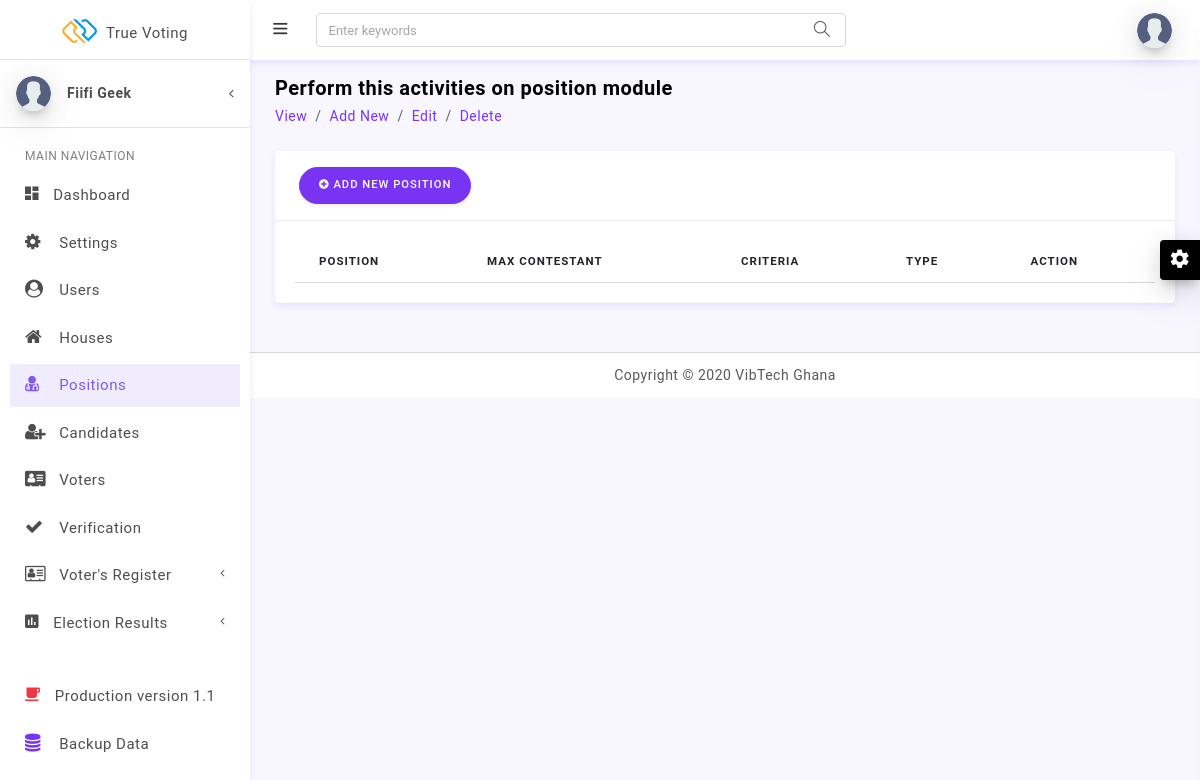
/admin/positions.php (signed in), run on an earlier commit of the app's database.
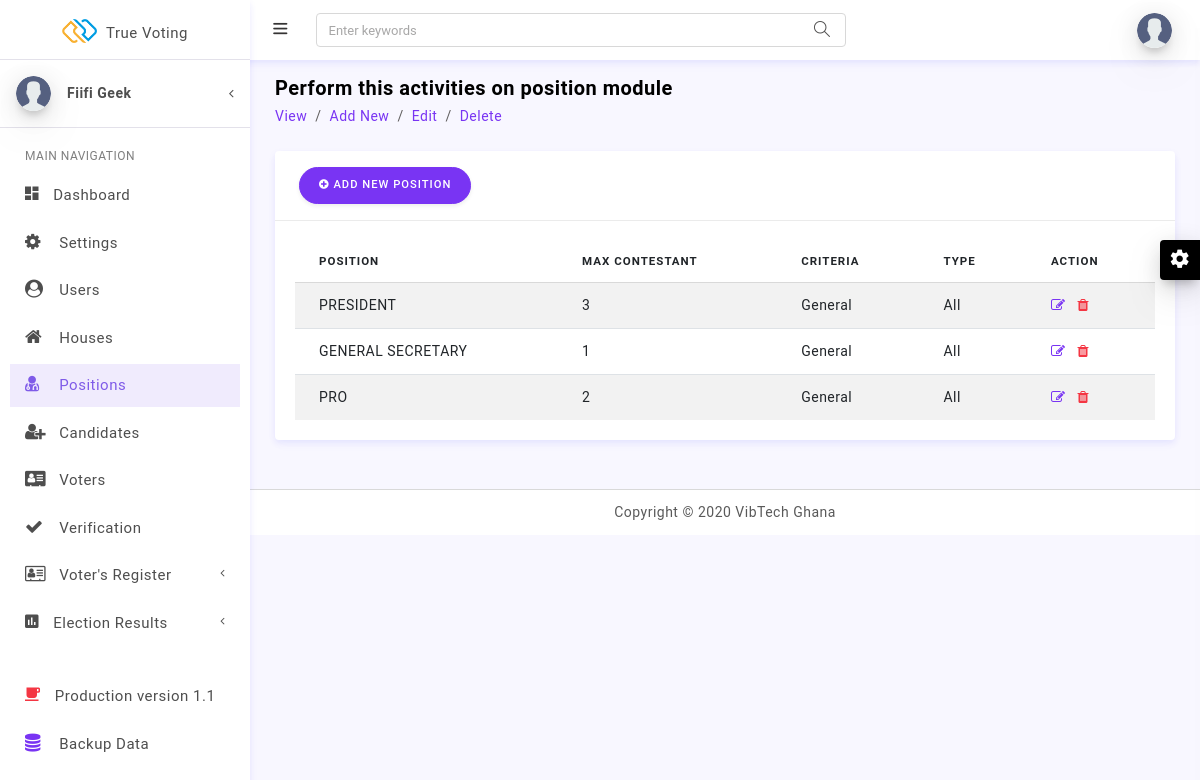
And on a later commit of the database.
### tables this page shows
CREATE TABLE `positions` (
  `id` int(11) NOT NULL,
  `name` varchar(191) NOT NULL,
  `criteria` varchar(191) NOT NULL,
  `type` varchar(191) NOT NULL,
  `maxcon` int(11) NOT NULL,
  `created_at` timestamp NULL DEFAULT NULL
);

### models/DBLayer.php (called while the page is built, shortened)
<?php
    class DB {
        public static function connection()
        {
            try{
                $con=new PDO('mysql:host=localhost;dbname=truevoting;charset=utf8mb4', 'root', '');
                $con->setAttribute(PDO::ATTR_ERRMODE, PDO::ERRMODE_EXCEPTION);
                $con->setAttribute(PDO::ATTR_EMULATE_PREPARES, false);
                return $con;
            }catch(PDOException $ex){
                return "Connection Error ";
            }
        }
    }
    class Model {
        public static function all(string $tableName)
        {
            $con = DB::connection();
            try{
                $query = "SELECT * FROM ".$tableName." ORDER BY id";
                $stmt=$con->prepare($query);
                $stmt->execute();
                $rows=$stmt->fetchAll();
                return $rows;
            }catch(PDOException $ex){
                return 'Something went wrong';
            }
        }
    }

### admin/positions.php (the view, shortened to what this page needs)
<!DOCTYPE html>
<html lang="en">
<head>
<?php $title = 'Positions'; include('../layouts/admin-head.php'); ?>
<link href="../assets/plugins/bootstrap-datatable/css/dataTables.bootstrap4.min.css" rel="stylesheet" type="text/css">
<link href="../assets/plugins/bootstrap-datatable/css/buttons.bootstrap4.min.css" rel="stylesheet" type="text/css">
</head>
<body>
<?php include('../layouts/admin-menus.php'); ?>
<div class="row pt-2 pb-2">
    <div class="col-sm-9">
        <h4 class="page-title">Perform this activities on position module</h4>
        <ol class="breadcrumb">
            <li class="breadcrumb-item"><a href="javaScript:void();">View</a></li>
            <li class="breadcrumb-item"><a href="javaScript:void();">Add New</a></li>
            <li class="breadcrumb-item"><a href="javaScript:void();">Edit</a></li>
            <li class="breadcrumb-item"><a href="javaScript:void();">Delete</a></li>
        </ol>
    </div>
</div>
<div class="row">
    <div class="col-lg-12">
      <div class="card">
        <div class="card-header">
            <button type="button" data-toggle="modal" data-target="#AddPositionModal" data-backdrop="static" class="btn btn-primary btn-round waves-effect waves-light m-1"><i class="fa fa-plus-circle"></i> ADD NEW POSITION</button>
       </div>
        <div class="card-body">
          <div class="table-responsive">
          <table id="example" class="table table-striped table-borderless">
            <thead>
                <tr>
                    <th>Position</th>
                    <th>Max Contestant</th>
                    <th>Criteria</th>
                    <th>Type</th>
                    <th>Action</th>
                </tr>
            </thead>
            <tbody>
            <?php
                require_once("../models/DBLayer.php");
                $positions = Model::all('positions');
                foreach($positions as $pos){ ?>
                    <tr class="records">
                        <td><?php echo ucwords($pos['name']); ?></td>
                        <td><?php echo $pos['maxcon']; ?></td>
                        <td><?php echo ucwords($pos['criteria']); ?></td>
                        <td><?php echo ucwords($pos['type']); ?></td>
                        <td>
                            <a href="javascript:void(0);" title="Edit" data-toggle="tooltip" class="text-primary btn_edit" data-id="<?php echo $pos['id']; ?>"><i class="fa fa-edit"></i></a>&nbsp;&nbsp;
                            <a href="javascript:void(0);" title="Delete" data-toggle="tooltip" data-id="<?php echo $pos['id']; ?>" class="text-danger btn_delete"><i class="fa fa-trash"></i></a>
                        </td>
                    </tr>
                <?php
                    }
            ?>
            </tbody>
        </table>
        </div>
        </div>
      </div>
    </div>
</div>
<?php include('../layouts/admin-footer.php'); ?>
</body>
</html>

What changed in the data, as far as the page shows it:
added positions: name "PRESIDENT", maxcon "3", criteria "General", type "All"
added positions: name "GENERAL SECRETARY", maxcon "1", criteria "General", type "All"
added positions: name "PRO", maxcon "2", criteria "General", type "All"
